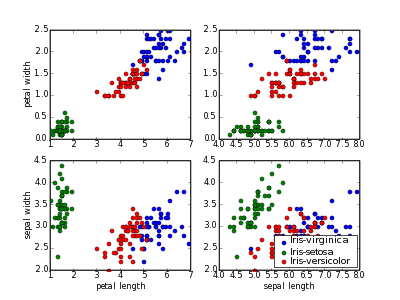

This figure's Python source:
import matplotlib
matplotlib.use('Agg')
from pylab import *
import urllib
import csv

def webshow( img ):
    savefig( img, dpi=50 )
    print 'Content-Type: text/html\n'
    print '<img width="400" height="300" src="'+img+'" />'

f = "http://ivle.informatics.unimelb.edu.au/"
f += "media/subjects/600151/exercise_data/iris.csv"
webdata = urllib.urlopen(f,"r")
data = list(csv.reader(webdata))
petal_length = {}
petal_width = {}
sepal_length = {}
sepal_width = {}

for row in data:
    # Iris-setosa, Iris-versicolour, or Iris-virginica
    species = row[4]
    if species not in petal_length:
        petal_length[species] = []
        petal_width[species] = []
        sepal_length[species] = []
        sepal_width[species] = []
    # first column contains sepal length
    sepal_length[species].append( float(row[0]) ) 
    # second column contains sepal width
    sepal_width[species].append( float(row[1]) ) 
    # third column contains petal length
    petal_length[species].append( float(row[2]) ) 
    # fourth column contains petal width
    petal_width[species].append( float(row[3]) ) 

clf()
subplot(221)
for species in petal_length:
    plot( petal_length[species], petal_width[species], "o" )
ylabel("petal width")

subplot(222)
for species in petal_length:
    plot( sepal_length[species], petal_width[species], "o" )

subplot(223)
for species in petal_length:
    plot( petal_length[species], sepal_width[species], "o" )
xlabel("petal length")
ylabel("sepal width")

subplot(224)
for species in petal_length:
    plot( sepal_length[species], sepal_width[species], "o" )
xlabel("sepal length")

all_species = petal_length
legend(all_species,loc='lower right', numpoints=1)    
webshow("iris_subplot.png")
